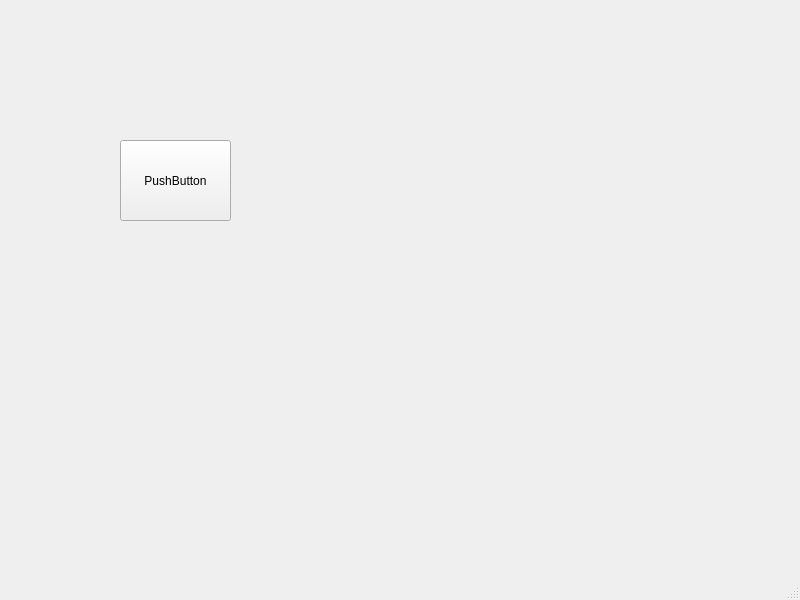
<?xml version="1.0" encoding="UTF-8"?>
<ui version="4.0">
 <class>MainWindow</class>
 <widget class="QMainWindow" name="MainWindow">
  <property name="geometry">
   <rect>
    <x>0</x>
    <y>0</y>
    <width>800</width>
    <height>600</height>
   </rect>
  </property>
  <property name="windowTitle">
   <string>MainWindow</string>
  </property>
  <widget class="QWidget" name="centralwidget">
   <widget class="QPushButton" name="pushButton">
    <property name="geometry">
     <rect>
      <x>120</x>
      <y>140</y>
      <width>111</width>
      <height>81</height>
     </rect>
    </property>
    <property name="text">
     <string>PushButton</string>
    </property>
   </widget>
  </widget>
  <widget class="QMenuBar" name="menubar">
   <property name="geometry">
    <rect>
     <x>0</x>
     <y>0</y>
     <width>800</width>
     <height>26</height>
    </rect>
   </property>
  </widget>
  <widget class="QStatusBar" name="statusbar"/>
 </widget>
 <resources/>
 <connections/>
</ui>
